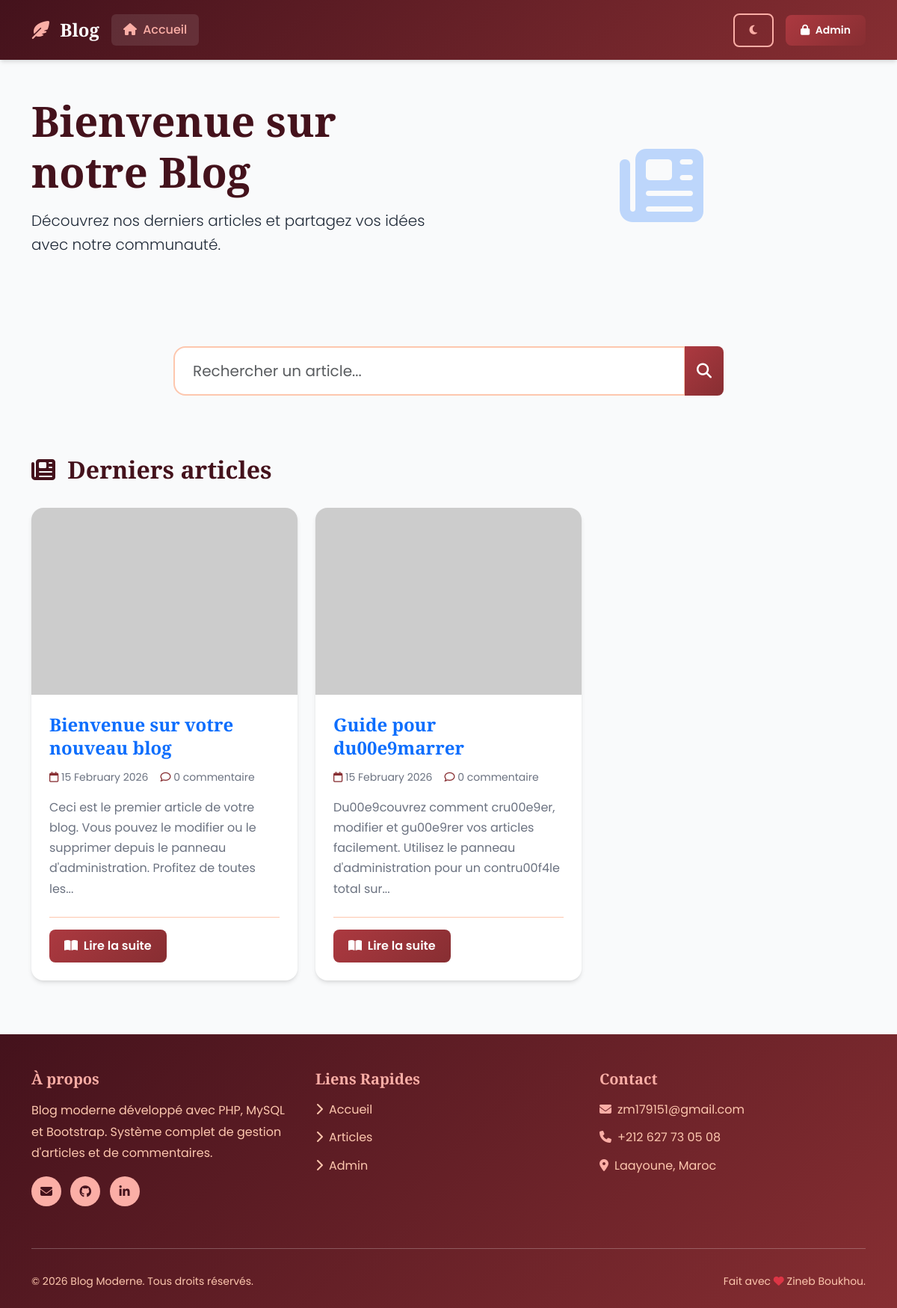
Before: / with the older database file.
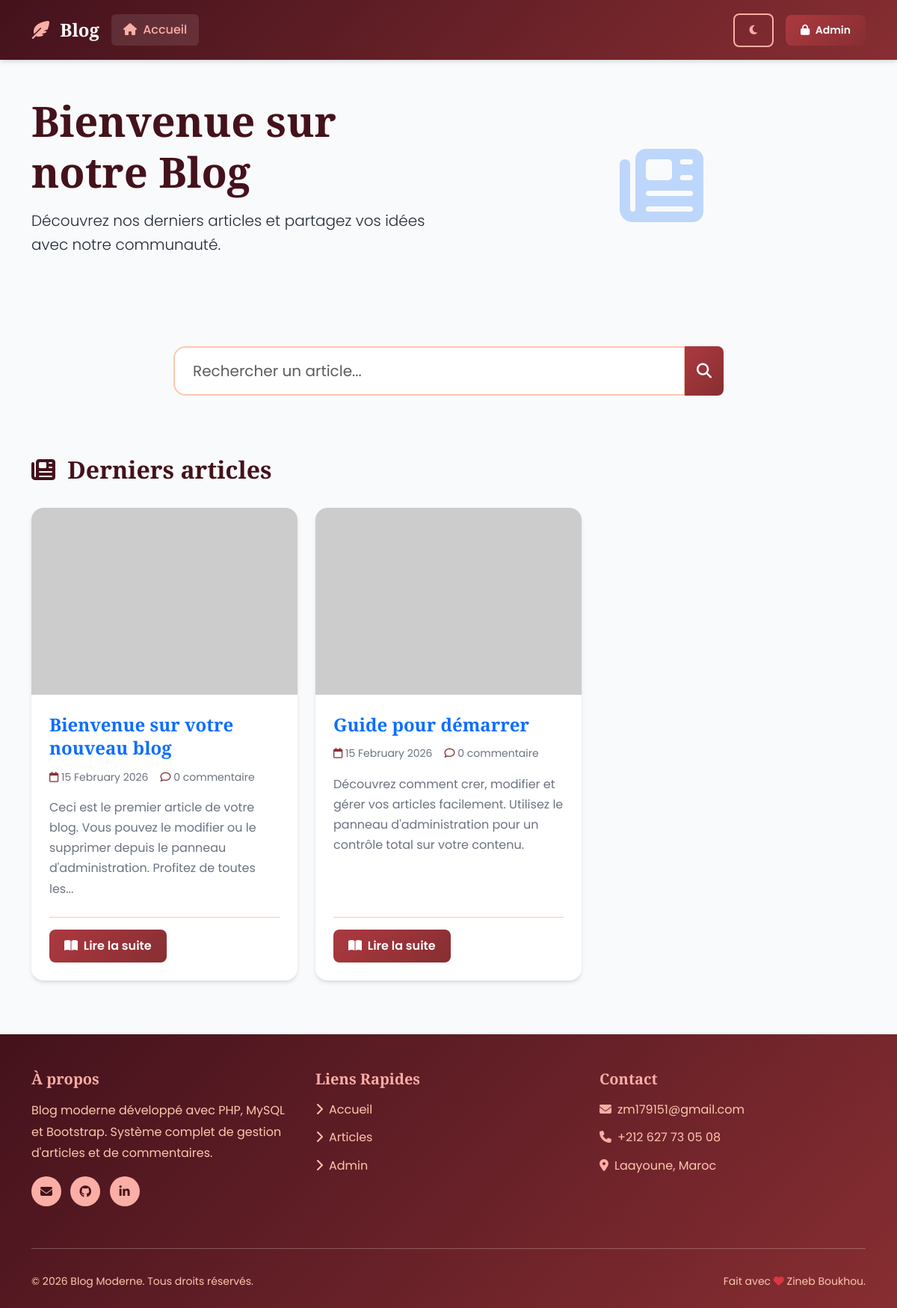
After: the same page with the newer database file.
### tables this page shows
CREATE TABLE IF NOT EXISTS posts (
    id INT AUTO_INCREMENT PRIMARY KEY,
    title VARCHAR(255) NOT NULL,
    slug VARCHAR(255) NOT NULL UNIQUE,
    content TEXT NOT NULL,
    image VARCHAR(255) DEFAULT 'default.jpg',
    status ENUM('draft', 'published') DEFAULT 'draft',
    created_at TIMESTAMP DEFAULT CURRENT_TIMESTAMP,
    updated_at TIMESTAMP DEFAULT CURRENT_TIMESTAMP ON UPDATE CURRENT_TIMESTAMP,
    KEY idx_status (status),
    KEY idx_slug (slug)
);

### includes/db.php (called while the page is built, shortened)
<?php
if (!function_exists('formatDate')) {
    function formatDate($date) {
        return strftime('%d %B %Y', strtotime($date));
    }
}
if (!function_exists('truncate')) {
    function truncate($text, $length = 150) {
        if (strlen($text) > $length) {
            $text = substr($text, 0, $length);
            $text = substr($text, 0, strrpos($text, ' '));
            $text .= '...';
        }
        return $text;
    }
}
?>

### index.php (the view, shortened to what this page needs)
<?php
require_once 'includes/db.php';
$search = isset($_GET['search']) ? cleanInput($_GET['search']) : '';
$page = isset($_GET['page']) ? (int)$_GET['page'] : 1;
$per_page = 6;
$offset = ($page - 1) * $per_page;
if ($search) {
    $stmt = $pdo->prepare("
        SELECT p.*,
               (SELECT COUNT(*) FROM comments WHERE post_id = p.id AND status = 'approved') as comment_count
        FROM posts p
        WHERE p.status = 'published' AND (p.title LIKE :search OR p.content LIKE :search2)
        ORDER BY p.created_at DESC
        LIMIT $offset, $per_page
    ");
    $stmt->execute([
        ':search'  => "%$search%",
        ':search2' => "%$search%"
    ]);
} else {
    $stmt = $pdo->prepare("
        SELECT p.*,
               (SELECT COUNT(*) FROM comments WHERE post_id = p.id AND status = 'approved') as comment_count
        FROM posts p
        WHERE p.status = 'published'
        ORDER BY p.created_at DESC
        LIMIT $offset, $per_page
    ");
    $stmt->execute();
}
$articles = $stmt->fetchAll();
require_once __DIR__ . '/includes/header.php';
?>
<section class="hero-section py-5 mb-5">
    <div class="container">
        <div class="row align-items-center">
            <div class="col-lg-6 text-center text-lg-start">
                <h1 class="display-4 fw-bold mb-3">Bienvenue sur notre Blog</h1>
                <p class="lead mb-4">Découvrez nos derniers articles et partagez vos idées avec notre communauté.</p>
            </div>
            <div class="col-lg-6 text-center mt-4 mt-lg-0">
                <i class="fas fa-newspaper fa-7x text-primary opacity-25"></i>
            </div>
        </div>
    </div>
</section>
<div class="container mb-5">
    <div class="row justify-content-center">
        <div class="col-lg-8">
            <div class="search-box">
                <form method="GET" action="">
                    <div class="input-group input-group-lg">
                        <input type="text"
                               class="form-control"
                               name="search"
                               placeholder="Rechercher un article..."
                               value="<?= htmlspecialchars($search) ?>"
                               autocomplete="off">
                        <button class="btn btn-primary" type="submit">
                            <i class="fas fa-search"></i>
                        </button>
                    </div>
                </form>
            </div>
        </div>
    </div>
</div>
<div class="container">
    <div class="row">
        <div class="col-12 mb-4">
            <h2 class="section-title">
                <i class="fas fa-newspaper me-2"></i>
                <?= $search ? 'Résultats de recherche' : 'Derniers articles' ?>
            </h2>
        </div>
    </div>
    <?php if (count($articles) > 0): ?>
        <div class="row">
            <?php foreach ($articles as $article): ?>
                <div class="col-lg-4 col-md-6 mb-4">
                    <article class="article-card">
                        <div class="article-image">
                            <?php if ($article['image'] && $article['image'] !== 'default.jpg'): ?>
                                <img src="uploads/<?= htmlspecialchars($article['image']) ?>"
                                     alt="<?= htmlspecialchars($article['title']) ?>">
                            <?php else: ?>
                                <img src="includes/assets/images/default-article.jpg"
                                     alt="<?= htmlspecialchars($article['title']) ?>"
                                     onerror="this.src='https://via.placeholder.com/800x400/AC3940/ffffff?text=Article'">
                            <?php endif; ?>
                        </div>
                        <div class="article-content">
                            <h3 class="article-title">
                                <a href="article.php?slug=<?= htmlspecialchars($article['slug']) ?>">
                                    <?= htmlspecialchars($article['title']) ?>
                                </a>
                            </h3>
                            <div class="article-meta">
                                <span>
                                    <i class="far fa-calendar"></i>
                                    <?= formatDate($article['created_at']) ?>
                                </span>
                                <span>
                                    <i class="far fa-comment"></i>
                                    <?= $article['comment_count'] ?> commentaire<?= $article['comment_count'] > 1 ? 's' : '' ?>
                                </span>
                            </div>
                            <p class="article-excerpt">
                                <?= truncate(strip_tags($article['content']), 150) ?>
                            </p>
                            <div class="article-footer">
                                <a href="article.php?slug=<?= htmlspecialchars($article['slug']) ?>"
                                   class="btn btn-primary">
                                    <i class="fas fa-book-open me-1"></i> Lire la suite
                                </a>
                            </div>
                        </div>
                    </article>
                </div>
            <?php endforeach; ?>
        </div>
    <?php endif; ?>
</div>
<?php require_once __DIR__ . '/includes/footer.php'; ?>

### includes/header.php (shortened to what this page needs)
<?php
$dark_mode = isset($_COOKIE['dark_mode']) && $_COOKIE['dark_mode'] === 'true';
?>
<!DOCTYPE html>
<html lang="fr" <?php if ($dark_mode): ?>data-bs-theme="dark"<?php endif; ?>>
<head>
    <link href="https://cdn.jsdelivr.net/npm/bootstrap@5.3.0/dist/css/bootstrap.min.css" rel="stylesheet">
    <link rel="stylesheet" href="https://cdnjs.cloudflare.com/ajax/libs/font-awesome/6.4.0/css/all.min.css">
    <link rel="stylesheet" href="includes/assets/css/style.css">
</head>
<body>
<nav class="navbar navbar-expand-lg navbar-dark sticky-top">
    <div class="container">
        <a class="navbar-brand" href="index.php">
            <i class="fas fa-feather-alt me-2"></i>
            <span>Blog</span>
        </a>
        <div class="collapse navbar-collapse" id="navbarNav">
            <ul class="navbar-nav me-auto">
                <li class="nav-item">
                    <a class="nav-link <?php echo basename($_SERVER['PHP_SELF']) == 'index.php' ? 'active' : ''; ?>" href="index.php">
                        <i class="fas fa-home me-1"></i> Accueil
                    </a>
                </li>
            </ul>
            <div class="d-flex align-items-center gap-3">
                <button class="btn btn-outline-light btn-sm" onclick="toggleDarkMode()" title="Mode sombre">
                    <i class="fas fa-moon" id="darkModeIcon"></i>
                </button>
                <?php if (isset($_SESSION['admin_logged_in']) && $_SESSION['admin_logged_in'] === true): ?>
                    <a href="admin/dashboard.php" class="btn btn-primary btn-sm">
                        <i class="fas fa-tachometer-alt me-1"></i> Admin
                    </a>
                <?php else: ?>
                    <a href="login.php" class="btn btn-primary btn-sm">
                        <i class="fas fa-lock me-1"></i> Admin
                    </a>
                <?php endif; ?>
            </div>
        </div>
    </div>
</nav>

### includes/footer.php (shortened to what this page needs)
<footer class="footer mt-5">
    <div class="container">
        <div class="row">
            <div class="col-lg-4 mb-4">
                <h5 class="footer-title">À propos</h5>
                <p class="footer-text">
                    Blog moderne développé avec PHP, MySQL et Bootstrap.
                    Système complet de gestion d'articles et de commentaires.
                </p>
                <div class="social-links">
                    <a href="mailto:zm179151@gmail.com" class="btn-social"><i class="fas fa-envelope"></i></a>
                    <a href="https://github.com/Zineb-bkh" class="btn-social" target="_blank"><i class="fab fa-github"></i></a>
                    <a href="https://www.linkedin.com/in/zineb-boukhou-796775335?utm_source=share&utm_campaign=share_via&utm_content=profile&utm_medium=android_app" class="btn-social"><i class="fab fa-linkedin-in"></i></a>
                </div>
            </div>
            <div class="col-lg-4 mb-4">
                <h5 class="footer-title">Liens Rapides</h5>
                <ul class="footer-links">
                    <li><a href="index.php"><i class="fas fa-chevron-right me-2"></i>Accueil</a></li>
                    <li><a href="#"><i class="fas fa-chevron-right me-2"></i>Articles</a></li>
                    <li><a href="login.php"><i class="fas fa-chevron-right me-2"></i>Admin</a></li>
                </ul>
            </div>
            <div class="col-lg-4 mb-4">
                <h5 class="footer-title">Contact</h5>
                <ul class="footer-contact">
                    <li><i class="fas fa-envelope me-2"></i>zm179151@gmail.com</li>
                    <li><i class="fas fa-phone me-2"></i>+212 627 73 05 08</li>
                    <li><i class="fas fa-map-marker-alt me-2"></i>Laayoune, Maroc</li>
                </ul>
            </div>
        </div>
        <hr class="footer-divider">
        <div class="row">
            <div class="col-md-6 text-center text-md-start">
                <p class="footer-copyright mb-0">
                    &copy; <?= date('Y') ?> Blog Moderne. Tous droits réservés.
                </p>
            </div>
            <div class="col-md-6 text-center text-md-end">
                <p class="footer-copyright mb-0">
                    Fait avec <i class="fas fa-heart text-danger"></i> Zineb Boukhou.
                </p>
            </div>
        </div>
    </div>
</footer>
</body>
</html>

Changed rows visible on the page:
changed posts: title "Guide pour du00e9marrer" → "Guide pour démarrer"; content "Du00e9couvrez comment cru00e9er, modifier et gu00e9rer vos articles facilement. Utilisez le panneau d'administration pour un contru00f4le total sur..." → "Découvrez comment crer, modifier et gérer vos articles facilement. Utilisez le panneau d'administration pour un contrôle total sur votre contenu."
